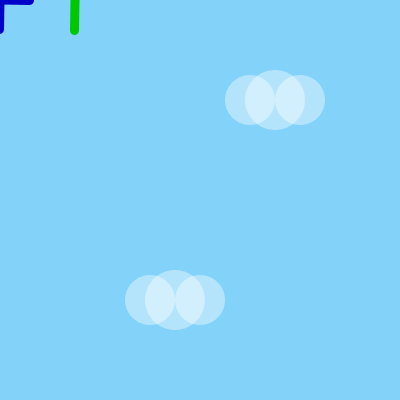
Frame 1 (no input)
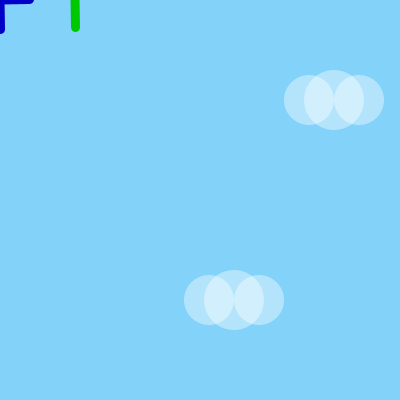
Frame 60 (the mouse pressed at the canvas centre just before this capture)
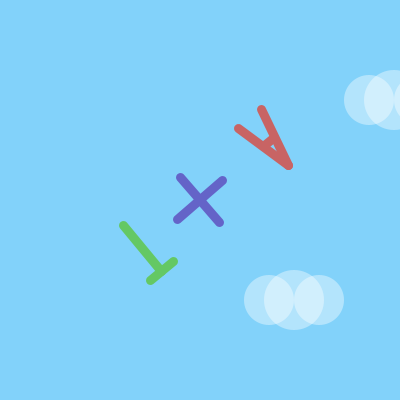
Frame 120 (the mouse held since frame 60 and released just before this capture)

The Processing sketch that drew these frames (run headless with seeded random() and noise(); from frame 60 on, the mouse is pressed at the canvas centre):

// Processing sketch: processing_97405
// ── processing_97405.pde

float angle;
int frame;
int x =250;

void setup() {
  size(400, 400);
  strokeWeight(6);
}

void draw() {
   background(130,210,250);
    if(mousePressed){
    angle = (PI+frame)*0.02;
  }else{
    
  angle =random(-1, 1)*0.04;
  }
  //cloud background
  fill(255,100);
  noStroke();
  ellipse(x,height/4,50,50);
  ellipse(x+25,height/4,60,60);
  ellipse(x+50,height/4,50,50);
  
  ellipse(x-100,height*3/4,50,50);
  ellipse(x+25-100,height*3/4,60,60);
  ellipse(x+50-100,height*3/4,50,50);
  x++;
  if(x>width){
    x =0;
  }
  
  pushMatrix();
  translate(mouseX, mouseY);
  scale(1.5);
  rotate(angle);
 
  AnT();
  popMatrix();
  frame ++;
}
void AnT() {

  //+
  stroke(mouseX/2, mouseY/2, 200);
  line(-20, 0, 20, 0);
  line(0, -20, 0, 20);

  //A

  stroke(200, mouseX/2, mouseY/2);
  line(-65, 0, -55, 0);
  line(-60, -20, -70, 20);
  line(-60, -20, -50, 20);

  //T
  stroke(mouseX/2, 200, mouseY/2);
  line(50, -20, 50, 20);
  line(40, -20, 60, -20);
}
